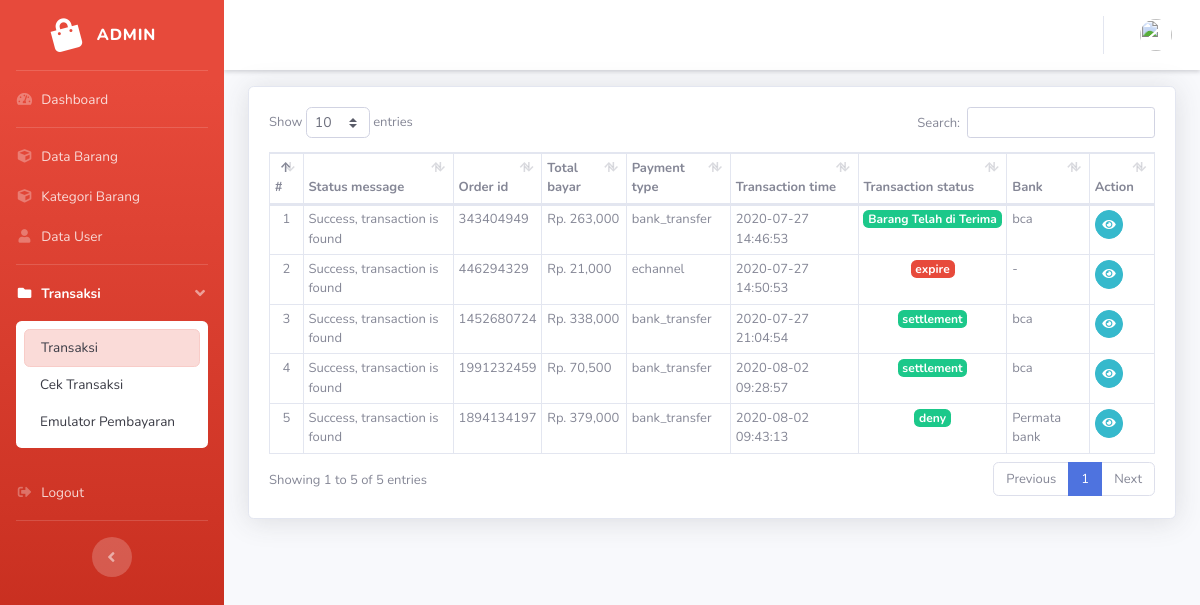
/index.php/snap/transaksi, run on the app's committed database.
### tables this page shows
CREATE TABLE `tb_transaksi` (
  `id_transaksi` int(11) NOT NULL,
  `status_code` int(11) NOT NULL,
  `status_message` varchar(255) NOT NULL,
  `transaction_id` varchar(255) NOT NULL,
  `order_id` int(255) NOT NULL,
  `gross_amount` int(255) NOT NULL,
  `payment_type` varchar(155) NOT NULL,
  `payment_code` int(255) NOT NULL,
  `transaction_time` varchar(255) NOT NULL,
  `transaction_status` varchar(255) NOT NULL,
  `fraud_status` varchar(100) NOT NULL,
  `bill_key` varchar(255) NOT NULL,
  `biller_code` varchar(255) NOT NULL,
  `pdf_url` text NOT NULL,
  `finish_redirect_url` text NOT NULL,
  `bank` varchar(100) NOT NULL,
  `va_number` varchar(100) NOT NULL,
  `bca_va_number` varchar(100) NOT NULL,
  `permata_va_number` varchar(100) NOT NULL
);

### application/controllers/Snap.php (called while the page is built, shortened)
<?php if (!defined('BASEPATH')) exit('No direct script access allowed');
class Snap extends CI_Controller
{
	public function __construct()
	{
		$this->load->library('midtrans');
		$this->load->helper('url');
		$this->load->model('Model_snap');
	}
	public function transaksi()
	{
		$data['title'] = 'Transaksi';
		$data['user'] = $this->db->get_where('user', ['email' => $this->session->userdata('email')])->row_array();
		$data['transaksi'] = $this->Model_snap->get_transaksi();
		$this->load->view('admin_templates/header', $data);
		$this->load->view('admin_templates/sidebar');
		$this->load->view('admin_templates/topbar', $data);
		$this->load->view('admin/transaksi', $data);
		$this->load->view('admin_templates/footer');
	}
}

### index.php (called while the page is built, shortened)
<?php
require_once BASEPATH.'core/CodeIgniter.php';

### application/models/Model_snap.php (called while the page is built, shortened)
<?php
class Model_snap extends CI_Model
{
   public function get_transaksi()
   {
      return $this->db->get('tb_transaksi')->result_array();
   }
}

### application/views/admin/transaksi.php (the view)
<div class="container" style="font-size:13px;">
   <div class="row">
      <div class="col-md">
         <div class="card shadow">
            <div class="card-body">
               <table id="dataTable" class="table table-bordered table-sm">
                  <thead>
                     <tr>
                        <th class="text-center">#</th>
                        <th>Status message</th>
                        <th>Order id</th>
                        <th>Total bayar</th>
                        <th>Payment type</th>
                        <th>Transaction time</th>
                        <th>Transaction status</th>
                        <th>Bank</th>
                        <th>Action</th>
                     </tr>
                  </thead>
                  <tbody>
                     <?php $i = 1; ?>
                     <?php foreach ($transaksi as $value) : ?>
                        <tr>
                           <td class="text-center"><?= $i++; ?></td>
                           <td><?= $value['status_message']; ?></td>
                           <td><?= $value['order_id']; ?></td>
                           <td>Rp. <?= number_format($value['gross_amount']); ?></td>
                           <td><?= $value['payment_type']; ?></td>
                           <td><?= $value['transaction_time']; ?></td>
                           <?php if ($value['transaction_status'] == 'pending') : ?>
                              <td class="text-center"><span class="badge badge-warning" style="font-size: 12px;"><?= $value['transaction_status']; ?></span></td>
                           <?php elseif ($value['transaction_status'] == 'expire') : ?>
                              <td class="text-center"><span class="badge badge-danger" style="font-size: 12px;"><?= $value['transaction_status']; ?></span></td>
                           <?php else : ?>
                              <td class="text-center"><span class="badge badge-success" style="font-size: 12px;"><?= $value['transaction_status']; ?></span></td>
                           <?php endif; ?>
                           <?php if ($value['permata_va_number'] == '-') : ?>
                              <td><?= $value['bank']; ?></td>
                           <?php else : ?>
                              <td><?= 'Permata bank'; ?></td>
                           <?php endif; ?>
                           <td><a class="btn btn-circle btn-sm btn-info" href="<?= base_url('snap/transaksi_detail/') . $value['id_transaksi']; ?>"><i class="fas fa-eye"></i></a></td>
                        </tr>
                     <?php endforeach; ?>
                  </tbody>
               </table>
            </div>
         </div>
      </div>
   </div>
</div>

### data on the page
tb_transaksi: status_message "Success, transaction is found", order "343404949", gross_amount "263,000", payment_type "bank_transfer", transaction_time "2020-07-27 14:46:53", transaction_status "Barang Telah di Terima", bank "bca"
tb_transaksi: status_message "Success, transaction is found", order "446294329", gross_amount "21,000", payment_type "echannel", transaction_time "2020-07-27 14:50:53", transaction_status "expire", bank "-"
tb_transaksi: status_message "Success, transaction is found", order "1452680724", gross_amount "338,000", payment_type "bank_transfer", transaction_time "2020-07-27 21:04:54", transaction_status "settlement", bank "bca"
tb_transaksi: status_message "Success, transaction is found", order "1991232459", gross_amount "70,500", payment_type "bank_transfer", transaction_time "2020-08-02 09:28:57", transaction_status "settlement", bank "bca"
tb_transaksi: status_message "Success, transaction is found", order "1894134197", gross_amount "379,000", payment_type "bank_transfer", transaction_time "2020-08-02 09:43:13", transaction_status "deny", permata_va_number "Permata bank"
